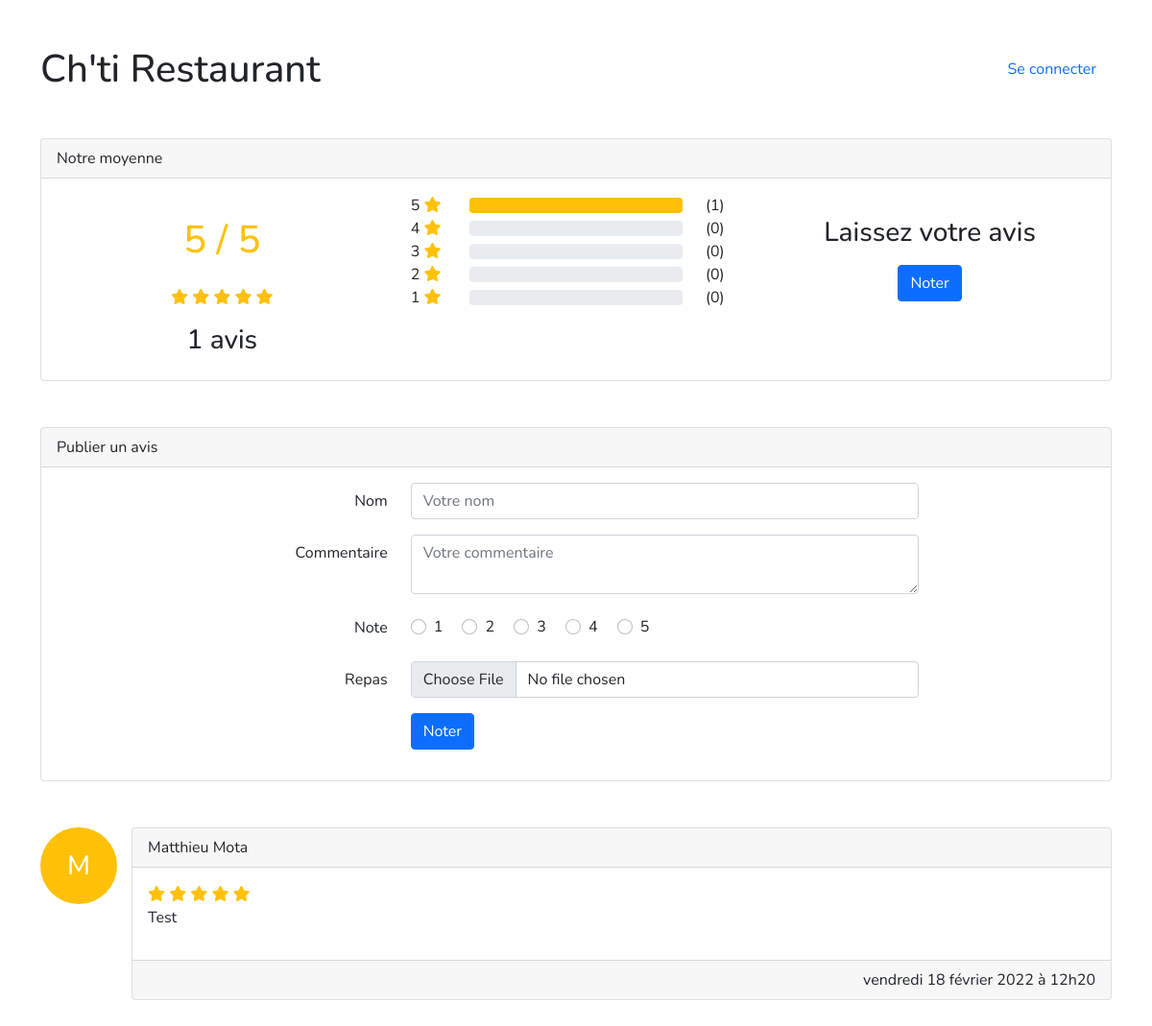
The app's page /avis.php?id=1 with its own data.
### tables this page shows
CREATE TABLE `restaurants` (
  `id` int(11) NOT NULL,
  `name` varchar(255) NOT NULL,
  `image` varchar(255) NOT NULL
);

CREATE TABLE `reviews` (
  `id` int(11) NOT NULL,
  `name` varchar(255) NOT NULL,
  `review` text NOT NULL,
  `note` int(11) NOT NULL,
  `created_at` timestamp NOT NULL DEFAULT current_timestamp() ON UPDATE current_timestamp(),
  `image` varchar(255) DEFAULT NULL,
  `restaurant_id` int(11) DEFAULT NULL
);

### helpers.php (called while the page is built, shortened)
<?php
function reviews_avg($reviews) {
    return array_sum(array_column($reviews, 'note')) / count($reviews);
}
function reviews_count_note($reviews, $note) {
    $count = 0;
    foreach ($reviews as $review) {
        if ($review['note'] == $note) {
            $count++;
        }
    }
    return $count;
}
function reviews_percentage_note($reviews, $note) {
    return reviews_count_note($reviews, $note) * 100 / count($reviews);
}
function format_date($string) {
    $date = date('l j F Y à H\hi', strtotime($string));
    $date = str_replace(
        ['Monday', 'Tuesday', 'Wednesday', 'Thursday', 'Friday', 'Saturday', 'Sunday'],
        ['lundi', 'mardi', 'mercredi', 'jeudi', 'vendredi', 'samedi', 'dimanche'],
        $date
    );
    $date = str_replace(
        ['January', 'February', 'March', 'April', 'May', 'June', 'July', 'August', 'September', 'October', 'November', 'December'],
        ['janvier', 'février', 'mars', 'avril', 'mai', 'juin', 'juillet', 'août', 'septembre', 'octobre', 'novembre', 'décembre'],
        $date
    );
    return $date;
}
function db() {
    $db = new PDO('mysql:host=localhost;dbname=exercice-sql-1;charset=utf8', 'root', '');
    $db->setAttribute(PDO::ATTR_ERRMODE, PDO::ERRMODE_EXCEPTION);
    return $db;
}
function select($sql, $bindings = []) {
    $query = db()->prepare($sql);
    $query->execute($bindings);
    return $query->fetchAll();
}
function selectOne($sql, $bindings = []) {
    $query = db()->prepare($sql);
    $query->execute($bindings);
    return $query->fetch();
}
function post($key) {
    return $_POST[$key] ?? null;
}
function user() {
    return $_SESSION['user'] ?? null;
}

### avis.php (the view, shortened to what this page needs)
<?php
    require 'helpers.php';
    $restaurant = selectOne('SELECT * FROM restaurants WHERE id = :id', ['id' => $_GET['id'] ?? null]);
    $name = post('name');
    $review = post('review');
    $success = null;
    $reviews = select('SELECT * FROM reviews WHERE restaurant_id = :id ORDER BY created_at DESC', ['id' => $restaurant['id']]);
?>
<!DOCTYPE html>
<html lang="fr">
<head>
    <link href="https://cdn.jsdelivr.net/npm/bootstrap@5.1.3/dist/css/bootstrap.min.css" rel="stylesheet">
    <link href="https://cdnjs.cloudflare.com/ajax/libs/font-awesome/6.0.0/css/all.min.css" rel="stylesheet">
    <link href="app.css" rel="stylesheet">
</head>
<body>
    <div class="container">
        <div class="d-flex justify-content-between align-items-center">
            <h1 class="my-5"><?= $restaurant['name']; ?></h1>
            <?php if (user()) { ?>
                <div>
                    <a href="logout.php"><?= user(); ?></a>
                    <img class="user rounded-circle ms-3" src="avatar.jpeg" alt="Avatar">
                </div>
            <?php } else { ?>
                <div class="d-flex">
                    <a class="nav-link" href="login.php">Se connecter</a>
                </div>
            <?php } ?>
        </div>
        <div class="card">
            <div class="card-header">Notre moyenne</div>
            <div class="card-body">
                <div class="row">
                    <div class="col-lg-4 text-center">
                        <h1 class="text-warning my-4">
                            <?= round(reviews_avg($reviews), 1); ?> / 5
                        </h1>
                        <div class="mb-3">
                            <?php for ($i = 0; $i < 5; $i++) { ?>
                            <i class="fas fa-star mr-1 <?= ($i < ceil(reviews_avg($reviews))) ? 'text-warning' : ''; ?>"></i>
                            <?php } ?>
                        </div>
                        <h3><?= count($reviews); ?> avis</h3>
                    </div>
                    <div class="col-lg-4">
                        <?php for ($i = 5; $i > 0; $i--) { ?>
                        <div class="row align-items-center">
                            <div class="col">
                                <?= $i; ?> <i class="fas fa-star text-warning"></i>
                            </div>
                            <div class="col-8">
                                <div class="progress">
                                    <div class="progress-bar bg-warning" role="progressbar" style="width: <?= reviews_percentage_note($reviews, $i); ?>%" aria-valuenow="25" aria-valuemin="0" aria-valuemax="100"></div>
                                </div>
                            </div>
                            <div class="col">(<?= reviews_count_note($reviews, $i); ?>)</div>
                        </div>
                        <?php } ?>
                    </div>
                    <div class="col-lg-4 text-center">
                        <h3 class="mt-4 mb-3">Laissez votre avis</h3>
                        <button type="button" class="btn btn-primary">Noter</button>
                    </div>
                </div>
            </div>
        </div>
        <?php if ($success) { ?>
            <div class="alert alert-success mt-5">
                <?= $success; ?>
            </div>
            <a href="avis.php?id=<?= $restaurant['id']; ?>">Ajouter un autre commentaire</a>
        <?php } else { ?>
            <div class="card mt-5">
                <div class="card-header">Publier un avis</div>
                <div class="card-body">
                    <form action="" method="post" enctype="multipart/form-data">
                        <div class="mb-3 row">
                            <label for="name" class="col-lg-4 col-form-label text-lg-end">Nom</label>
                            <div class="col-lg-6">
                                <?php if (user()) { ?>
                                    <input type="text" readonly class="form-control-plaintext" name="name" id="name" placeholder="Votre nom" value="<?= user(); ?>">
                                <?php } else { ?>
                                    <input type="text" class="form-control" name="name" id="name" placeholder="Votre nom" value="<?= $name; ?>">
                                <?php } ?>
                            </div>
                        </div>
                        <div class="mb-3 row">
                            <label for="review" class="col-lg-4 col-form-label text-lg-end">Commentaire</label>
                            <div class="col-lg-6">
                                <textarea class="form-control" name="review" id="review" placeholder="Votre commentaire"><?= $review; ?></textarea>
                            </div>
                        </div>
                        <div class="mb-3 row align-items-center">
                            <label for="note" class="col-lg-4 col-form-label text-lg-end">Note</label>
                            <div class="col-lg-6">
                                <?php for ($i = 1; $i <= 5; $i++) { ?>
                                <div class="form-check form-check-inline">
                                    <input class="form-check-input" type="radio" name="note" id="note-<?= $i; ?>" value="<?= $i; ?>">
                                    <label class="form-check-label" for="note-<?= $i; ?>"><?= $i; ?></label>
                                </div>
                                <?php } ?>
                            </div>
                        </div>
                        <div class="mb-3 row">
                            <label for="meal" class="col-lg-4 col-form-label text-lg-end">Repas</label>
                            <div class="col-lg-6">
                                <input type="file" class="form-control" name="meal" id="meal" placeholder="Votre repas">
                            </div>
                        </div>
                        <div class="mb-3 row">
                            <div class="col-lg-6 offset-lg-4">
                                <button class="btn btn-primary">Noter</button>
                            </div>
                        </div>
                    </form>
                </div>
            </div>
        <?php } ?>
        <div class="py-5">
            <?php foreach ($reviews as $review) { ?>
            <div class="row mb-5">
                <div class="col-lg-1">
                    <div class="rounded-circle bg-warning text-white avatar">
                        <h3 class="text-center"><?= $review['name'][0]; ?></h3>
                    </div>
                </div>
                <div class="col-lg-11">
                    <div class="card">
                        <div class="card-header"><?= $review['name']; ?></div>
                        <div class="card-body">
                            <div class="d-flex justify-content-between">
                                <div>
                                    <?php for ($i = 0; $i < 5; $i++) { ?>
                                    <i class="fas fa-star mr-1 <?= ($i < $review['note']) ? 'text-warning' : ''; ?>"></i>
                                    <?php } ?>
                                    <p><?= $review['review']; ?></p>
                                </div>
                            </div>
                        </div>
                        <div class="card-footer text-end"><?= format_date($review['created_at']); ?></div>
                    </div>
                </div>
            </div>
            <?php } ?>
        </div>
    </div>
</body>
</html>

### app.css (style rules this page uses)
body { font-family: 'Nunito', sans-serif; }
.avatar { width: 80px; height: 80px; }
.avatar h3 { line-height: 80px; }

### records on screen
restaurants: name "Ch'ti Restaurant"
reviews: name "M", name "Matthieu Mota", note 5 (drawn), review "Test", created_at "vendredi 18 février 2022 à 12h20"

### other values on screen
reviews_avg($reviews) "5"
count($reviews) "1"
reviews_count_note($reviews, $i) "1"
reviews_count_note($reviews, $i) "0"
